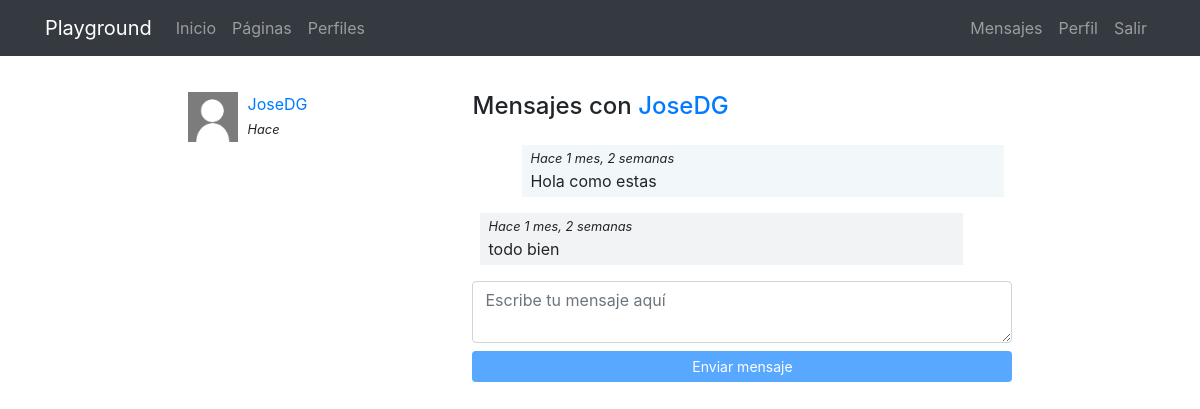
Screenshot of /messenger/thread/1/ (signed in) with the database file from the repository.
### messenger/models.py (models this page shows)
class Message(models.Model):
    user = models.ForeignKey(User, on_delete=models.CASCADE)
    content = models.TextField()
    created = models.DateTimeField(auto_now_add=True)
    class Meta:
        ordering = ['created']

class Thread(models.Model):
    users = models.ManyToManyField(User, related_name='threads')
    messages = models.ManyToManyField(Message)
    updated = models.DateTimeField(auto_now=True)
    objects = ThreadManager()
    class Meta:
        ordering = ['-updated']

### messenger/views.py (the view)
# urls.py: path('thread/<int:pk>/', ThreadDetail.as_view(), name="detail"),
@method_decorator(login_required, name="dispatch")
class ThreadDetail(DetailView):
    model = Thread
    def get_object(self):
        obj = super(ThreadDetail, self).get_object()
        if self.request.user not in obj.users.all():
            raise Http404()
        return obj

### messenger/templates/messenger/thread_detail.html (shortened to what this page needs)
{% extends 'core/base.html' %}
{% load static %}
{% block content %}
<main role="main">
  <div class="container">
    <div class="row mt-3">
      <div class="col-md-9 mx-auto mb-5">
        <div class="row">
          <div class="col-md-4">
            {% for thread in request.user.threads.all %}
              {% if thread.messages.all|length > 0 %}
                <div class="mb-3">
                  {% for user in thread.users.all %}
                    {% if user != request.user %}
                      {% if user.profile.avatar %}
                        <img src="{{user.profile.avatar.url}}" class="avatar">
                      {% else %}
                        <img src="{% static 'registration/img/no-avatar.jpg' %}" class="avatar">
                      {% endif %}
                      <div>
                        <a href="{% url 'messenger:detail' thread.pk %}">{{user}}</a><br>
                        <small><i>Hace {{ message.created | timesince }}</i></small>
                      </div>
                    {% endif %}
                  {% endfor %}
                </div>
              {% endif %}
            {% endfor %}
          </div>
          <div class="col-md-8">
            {% for user in thread.users.all %}
              {% if user != request.user %}
                <h4 class="mb-4">Mensajes con <a href="{% url 'profiles:detail' user %} ">{{user}}</a></h4>
              {% endif %}
            {% endfor %}
            <div class="thread" id="thread">
              {% for message in object.messages.all %}
                <div {% if request.user == message.user %}class="mine mb-3"{% else %}class="other mb-3"{% endif %}>
                  <small><i>Hace {{thread.messages.last.created|timesince}}</i></small><br>
                  {{message.content}}
                </div>
              {% endfor %}
            </div>
            <textarea id="content" class="form-control mb-2" rows="2" placeholder="Escribe tu mensaje aquí"></textarea>
            <button id="send" class="btn btn-primary btn-sm btn-block" disabled>Enviar mensaje</button>
          </div>
        </div>
    </div>
  </div>
</main>
{% endblock %}

### core/static/core/css/main.css (style rules this page uses)
main { padding-top: 20px; }
:root { --jumbotron-padding-y: 3rem; }

### messenger/templates/messenger/thread_detail.html (style rules this page uses)
.avatar { width:50px; height:50px; float:left; margin-right:10px; }
.thread { max-height:300px; overflow-y:auto; padding:0 0.5em; }
.mine { padding:0 0.5em 0.25em; background-color:rgba(230,242,245,.5); width:92%; margin-left:8%; }
.other { padding:0 0.5em 0.25em; background-color:#f2f3f5; width:92%; }

### rows the page displays
Thread: messages.last.created "1 mes, 2 semanas"
Message: content "Hola como estas"
Message: content "todo bien"

### other values shown
{{ user }} "JoseDG"
